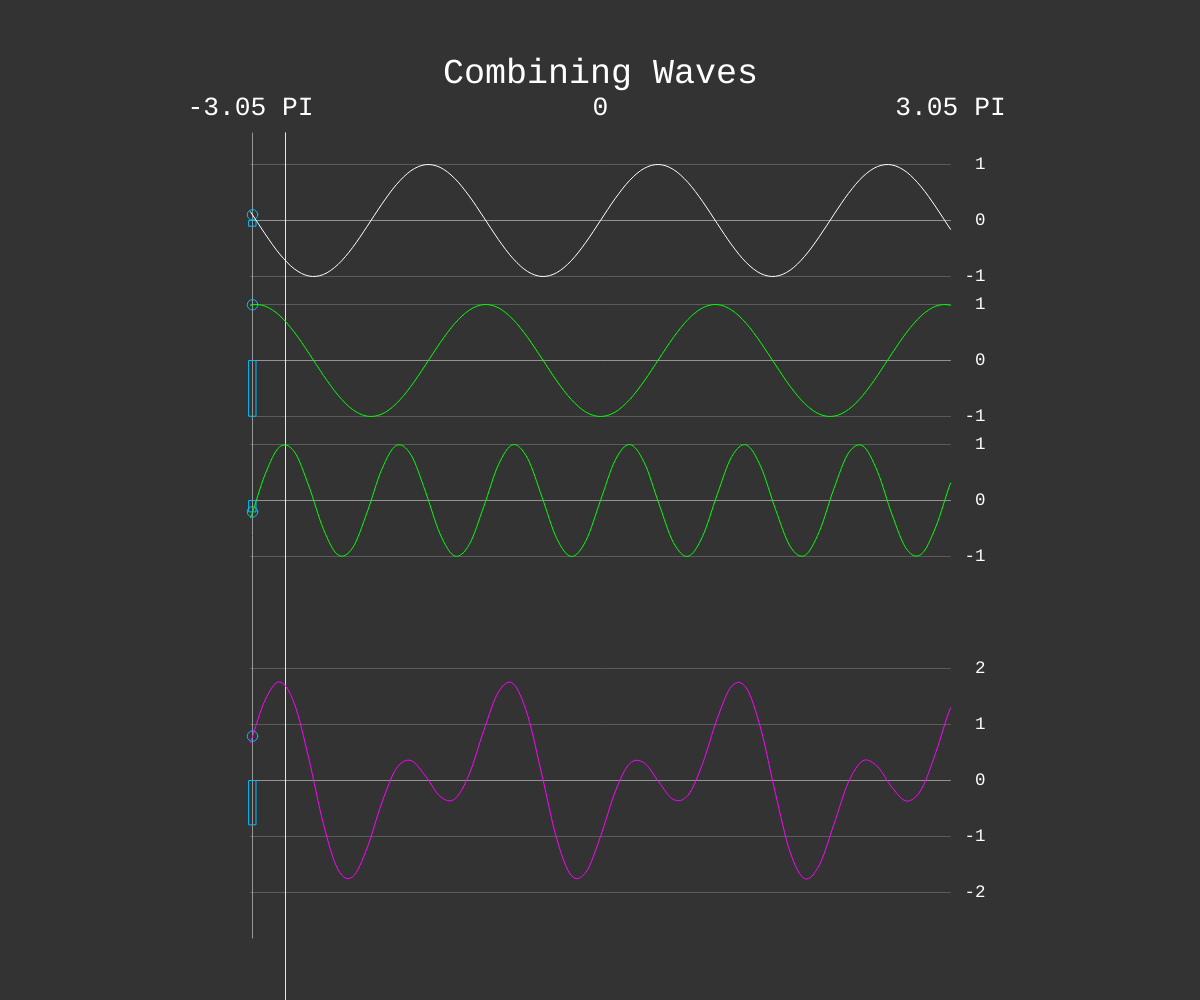
Frame 1 (no input)
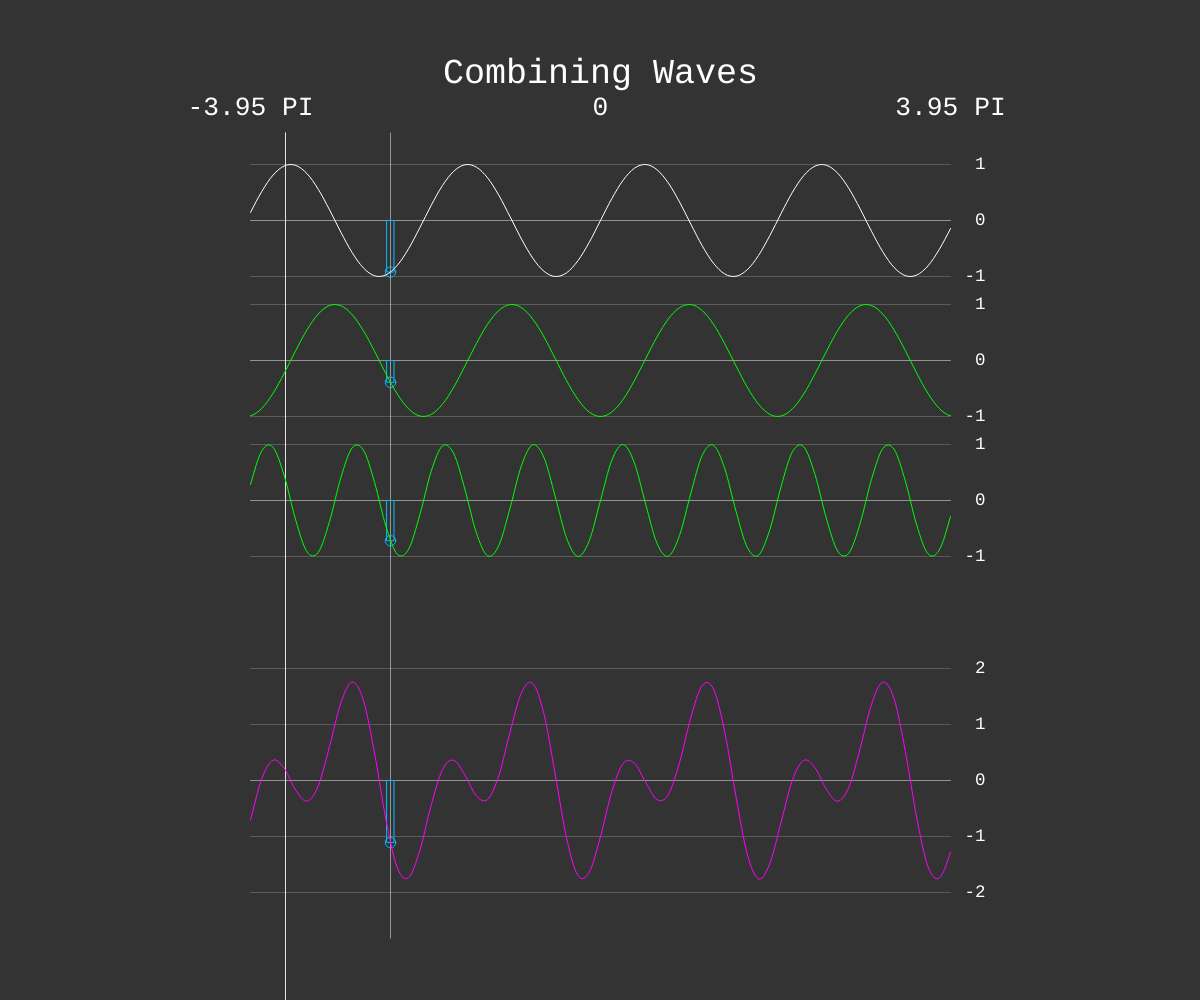
Frame 60 (no input)
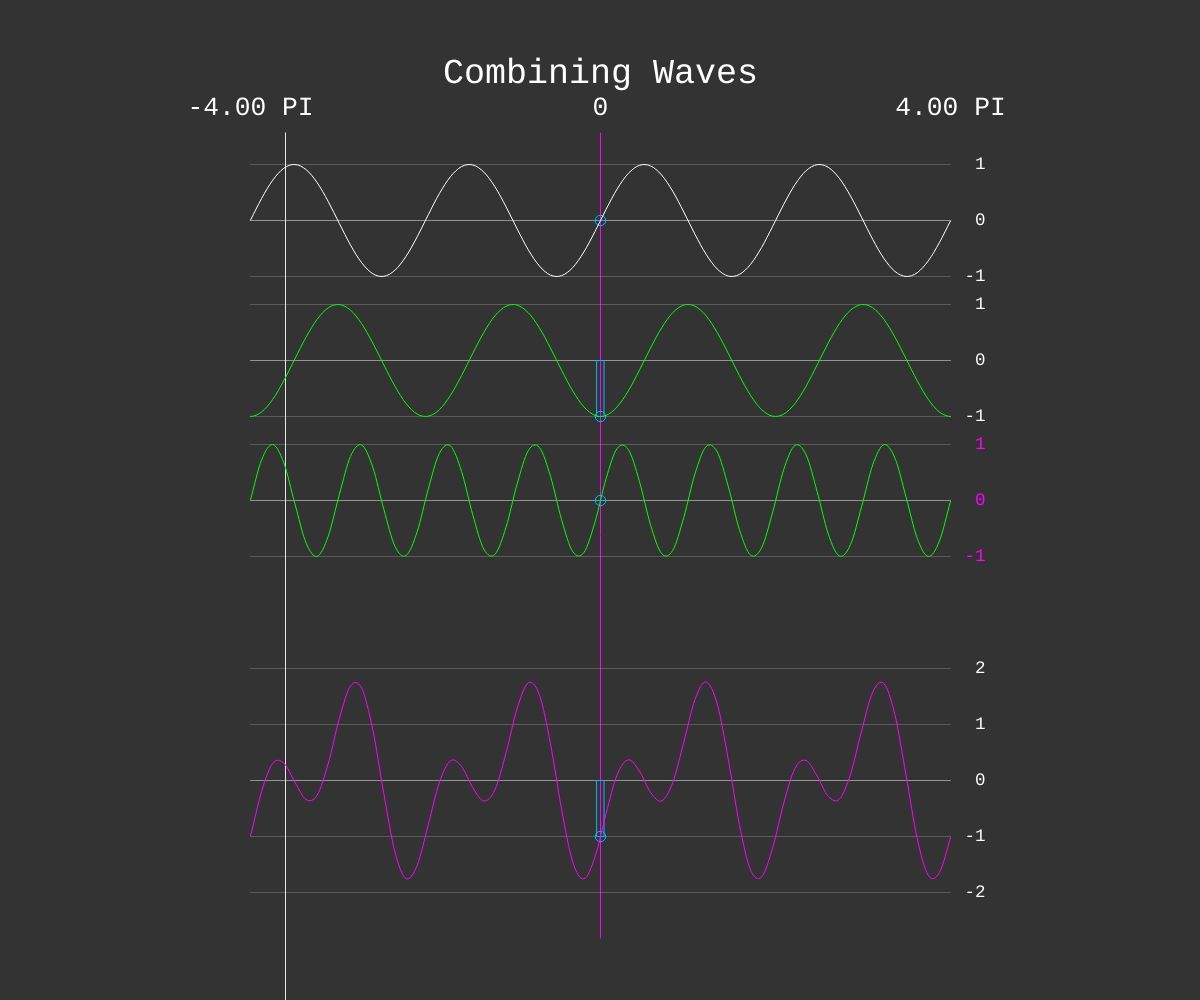
Frame 120 (the mouse pressed at the canvas centre since frame 60)

The p5.js sketch that drew these frames (run headless with seeded random() and noise() and a simulated clock; from frame 60 on, the mouse is pressed at the canvas centre):

// p5.js sketch
// ── sketch.js
let canvas;
const waves = [{}, { offset: -0.5 }, { freq: 2 }];
const selected = [1, 2];

let _baseFreq = 3;
let _baseFreqTarget = 4;

let mouseIn = false;
let mouseClickedAt = { x: -1, y: -1, hasChecked: true };

function setup() {
	({ canvas } = createCanvas(windowWidth, windowHeight));
	canvas.addEventListener('mouseenter', () => (mouseIn = true));
	canvas.addEventListener('mouseleave', () => (mouseIn = false));
}

function getVars() {
	const mx = min(width, height) * 0.7;
	const mx_half = mx * 0.5;
	const h = mx * 0.2;
	const h_half = h * 0.5;
	const amp = h * 0.4;
	return { mx, mx_half, h, h_half, amp };
}

function mousePosToNewSpace(_x = mouseX, _y = mouseY) {
	const { mx_half, h } = getVars();
	const y = (_y + mx_half - height * 0.5) / mx_half;
	const wave = floor(y * mx_half / h);
	const x = _x - width * 0.5;
	return {
		x: abs(x) > mx_half * 1.1 ? null : constrain(x, -mx_half, mx_half),
		y,
		wave: wave < 0 || wave >= waves.length ? null : wave
	};
}

function yToWave(_y) {}

function draw() {
	background(51);
	translate(width % 2 ? 1 : 0.5, height % 2 ? 1 : 0.5);

	noFill();
	stroke(150);

	const width_half = width * 0.5;
	translate(width_half, height * 0.5);

	const { mx, mx_half, h, h_half, amp } = getVars();
	const sideTextMargin = mx * 1.05;

	const circRad = mx * 0.015;
	const rectWid = mx * 0.01;

	const mP = mousePosToNewSpace();
	const doMouseInteraction = mouseIn && mP.x !== null;
	const doHightlights = doMouseInteraction && mP.wave !== null;

	const intersect = round(!doMouseInteraction ? ((millis() * 0.0002) % 1) * mx - mx_half : mP.x);

	canvas.style.cursor = doHightlights ? 'pointer' : 'default';

	if (!mouseClickedAt.hasChecked) {
		mouseClickedAt.hasChecked = true;
		const { x, wave } = mouseClickedAt;
		if (wave === null || mP.x === null) {
			return;
		}
		const selectedIndex = selected.indexOf(wave);
		if (selectedIndex > -1) {
			selected.splice(selectedIndex, 1);
		} else {
			selected.push(wave);
		}
	}

	translate(0, h_half);
	doMouseInteraction && stroke(255, 0, 255);
	const vertLineY = mx_half + h * 0.625;
	line(intersect, -vertLineY, intersect, vertLineY - h_half);

	for (let _count = 21, i = 0; i < _count; i++) {
		const _x = 1 / (_count - 1) - 0.5;
		abs(_x) < 0.001 ? stroke(255, 150) : stroke(255, 25);
		const x = _x * mx;
		line(x, -vertLineY, x, vertLineY, -h_half);
	}

	translate(-mx_half, -mx_half);

	let mX = intersect + mx_half;
	let mY = 0;

	const _textSize = 25 / 500 * mx;
	textSize(_textSize);
	textFont('monospace');
	textAlign(CENTER, CENTER);

	_baseFreq = lerp(_baseFreq, _baseFreqTarget, 0.05);

	noStroke();
	fill(255);
	const textY = -mx * 0.04 - h * 0.6;
	text('Combining Waves', mx_half, textY - _textSize);
	textSize(_textSize * 0.75);
	text((-_baseFreq).toFixed(2) + ' PI', 0, textY);
	text('0', mx_half, textY);
	text(_baseFreq.toFixed(2) + ' PI', mx, textY);
	noFill();

	const baseFreq = _baseFreq * PI;
	const count = round(16 * _baseFreq);
	const newVerts = [];
	text(mP.wave, 0, 0);

	for (let index = 0; index < waves.length; index++) {
		const isSelected = selected.includes(index);
		const yOff = index * h;
		noStroke();
		doHightlights && mP.wave === index ? fill(255, 0, 255) : fill(255);

		textAlign(RIGHT, CENTER);
		textSize(_textSize * 0.5);
		text('1', sideTextMargin, yOff - amp);
		text('0', sideTextMargin, yOff);
		text('-1', sideTextMargin, yOff + amp);
		noFill();

		stroke(255, 120);
		line(0, yOff, mx, yOff);
		stroke(255, 50);
		line(0, yOff - amp, mx, yOff - amp);
		line(0, yOff + amp, mx, yOff + amp);

		let { freq = 1, offset = 0 } = waves[index];
		offset *= Math.PI;

		stroke(0, 190, 255);
		const t = map(mX, 0, mx, -1, 1);
		const _y = -sin(t * baseFreq * freq + offset) * amp;
		if (isSelected) {
			mY += _y;
		}
		rect(mX - rectWid * 0.5, yOff, rectWid, _y);
		ellipse(mX, _y + yOff, circRad);

		beginShape();
		for (let i = -1; i <= count; i++) {
			const t = i / (count - 1);
			const x = t * mx;
			const y = -sin((t * 2 - 1) * baseFreq * freq + offset) * amp;

			let { [i]: existing } = newVerts;
			if (!existing) {
				existing = newVerts[i] = { x, y: 0 };
			}
			if (isSelected) {
				existing.y += y;
			}
			curveVertex(x, y + yOff);
		}
		isSelected ? stroke(0, 255, 0) : stroke(255);
		endShape();
	}

	const finalVerts = newVerts;
	translate(0, mx * 0.2 * (waves.length + 1));

	stroke(255, 120);
	line(0, 0, mx, 0);
	stroke(255, 50);
	line(0, -amp * 2, mx, -amp * 2);
	line(0, -amp, mx, -amp);
	line(0, amp, mx, amp);
	line(0, amp * 2, mx, amp * 2);

	textAlign(RIGHT, CENTER);
	textSize(_textSize * 0.5);
	noStroke();
	fill(255);
	text('2', sideTextMargin, -amp * 2);
	text('1', sideTextMargin, -amp);
	text('0', sideTextMargin, 0);
	text('-1', sideTextMargin, amp);
	text('-2', sideTextMargin, amp * 2);
	noFill();

	stroke(0, 190, 255);
	rect(mX - rectWid * 0.5, 0, rectWid, mY);
	ellipse(mX, mY, circRad);

	stroke(255, 0, 255);
	beginShape();
	for (let i = -1; i < finalVerts.length; i++) {
		const { x, y } = finalVerts[i];
		curveVertex(x, y);
	}
	endShape();
}

function windowResized() {
	resizeCanvas(windowWidth, windowHeight);
}

function mouseClicked() {
	mouseClickedAt.hasChecked = false;
	Object.assign(mouseClickedAt, mousePosToNewSpace(mouseX, mouseY));
}

function mouseWheel(event) {
	const val = _baseFreqTarget + event.delta / 100 / 4;
	_baseFreqTarget = constrain(val, 0.25, 15);
}
